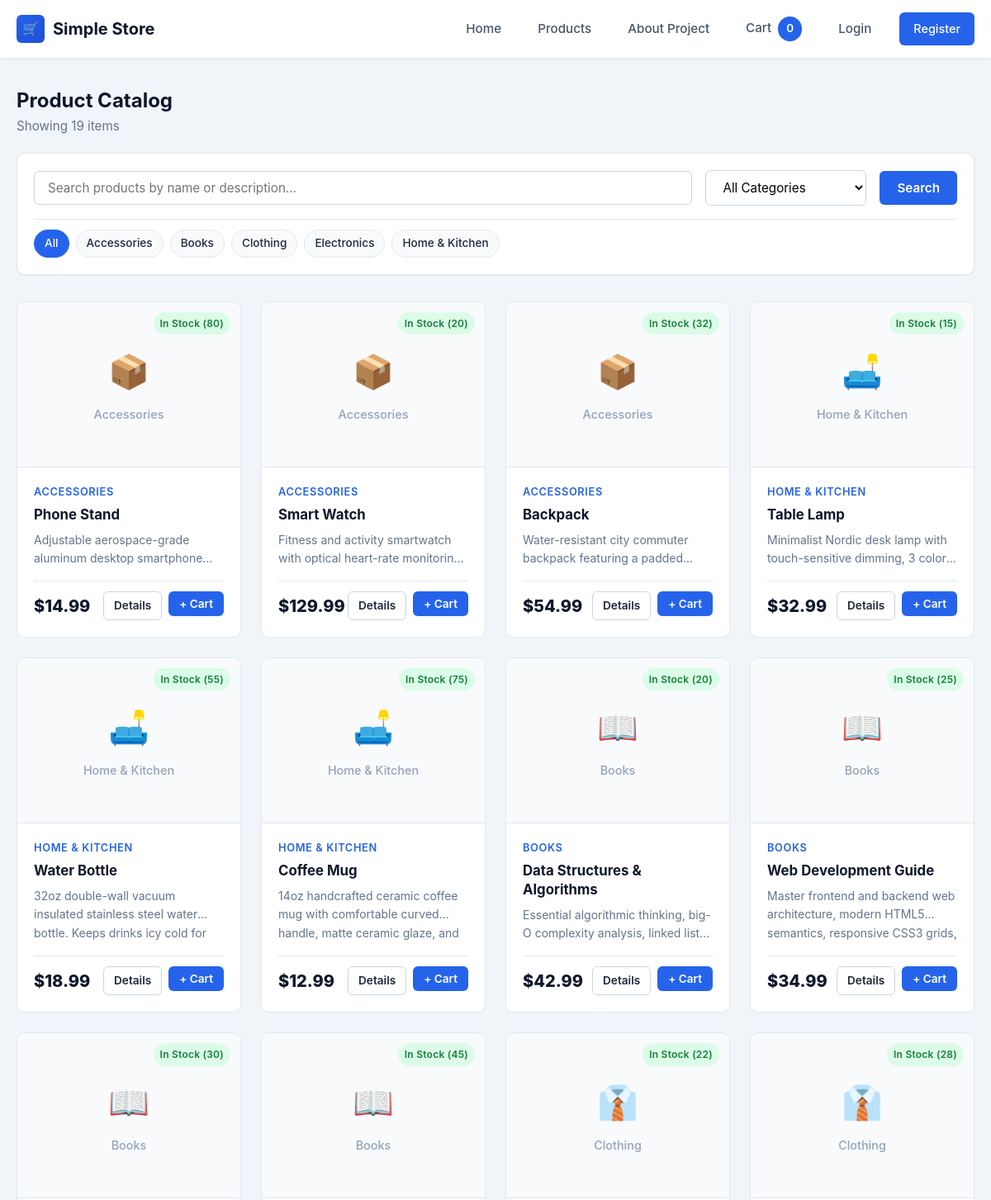
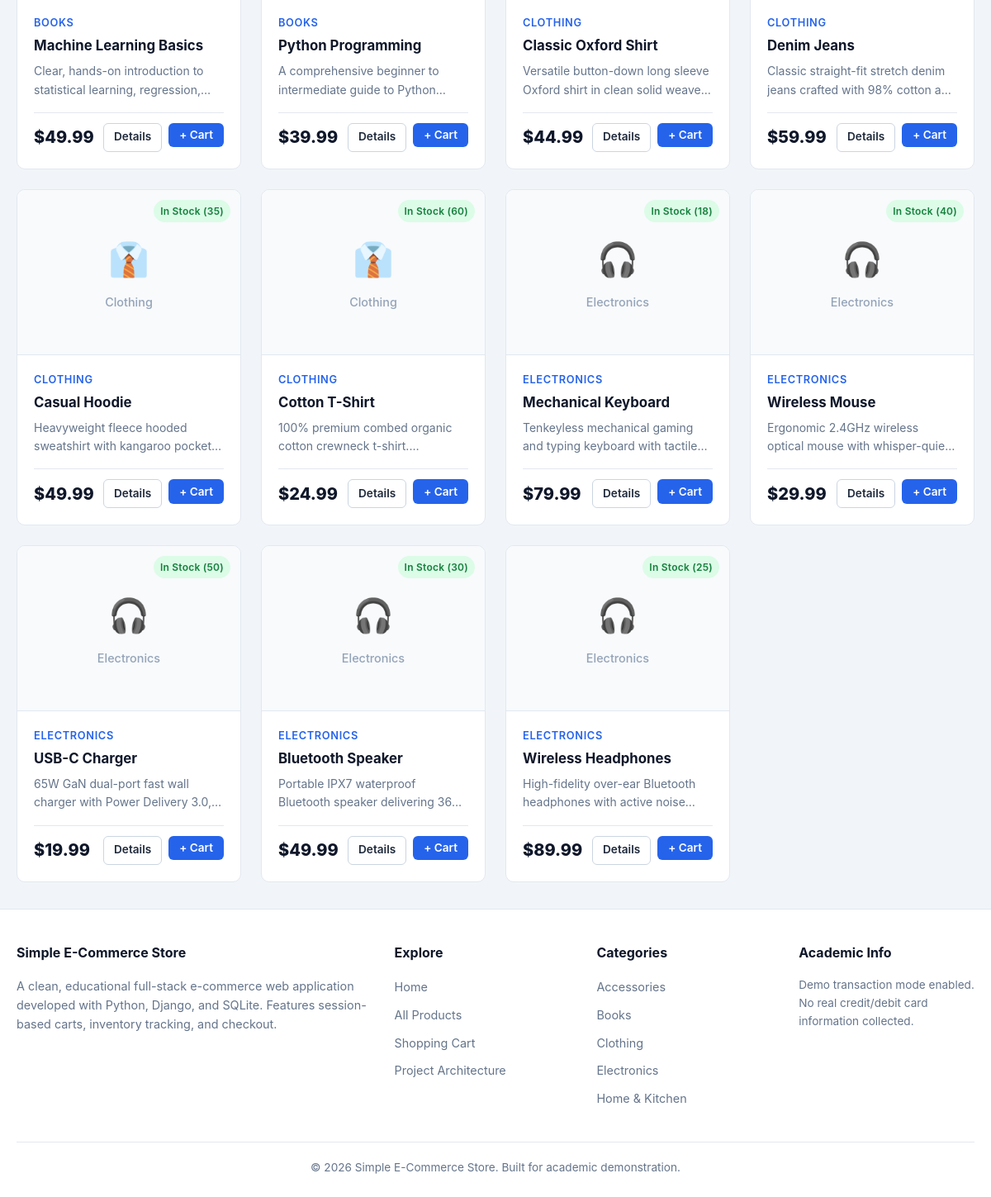
Screenshot of /products/ with the database file from the repository (2 pictures, top to bottom).
### store/models.py (models this page shows, shortened)
class Category(models.Model):
    name = models.CharField(max_length=100, unique=True)
    slug = models.SlugField(max_length=120, unique=True, blank=True)
    description = models.TextField(blank=True)
    created_at = models.DateTimeField(auto_now_add=True)
    class Meta:
        verbose_name = 'category'
        verbose_name_plural = 'categories'
        ordering = ['name']

class Product(models.Model):
    name = models.CharField(max_length=200)
    slug = models.SlugField(max_length=220, unique=True, blank=True)
    category = models.ForeignKey(Category, on_delete=models.CASCADE, related_name='products')
    description = models.TextField()
    price = models.DecimalField(
        max_digits=10,
        decimal_places=2,
        validators=[MinValueValidator(Decimal('0.01'))]
    )
    stock = models.PositiveIntegerField(default=0)
    image = models.ImageField(upload_to='products/', blank=True, null=True)
    is_available = models.BooleanField(default=True)
    created_at = models.DateTimeField(auto_now_add=True)
    updated_at = models.DateTimeField(auto_now=True)
    class Meta:
        ordering = ['-created_at']
    def get_absolute_url(self):
        return reverse('store:product_detail', args=[self.slug])
    @property
    def in_stock(self):
        return self.is_available and self.stock > 0

### store/views.py (the view)
# urls.py: path('products/', views.product_list, name='product_list'),
def product_list(request):
    category_slug = request.GET.get('category', '').strip()
    search_query = request.GET.get('q', '').strip()
    products = Product.objects.filter(is_available=True)
    selected_category = None
    if category_slug:
        selected_category = get_object_or_404(Category, slug=category_slug)
        products = products.filter(category=selected_category)
    if search_query:
        products = products.filter(
            Q(name__icontains=search_query) | Q(description__icontains=search_query)
        )
    categories = Category.objects.all()
    return render(request, 'product_list.html', {
        'products': products,
        'categories': categories,
        'selected_category': selected_category,
        'search_query': search_query,
        'total_count': products.count(),
    })

### store/cart.py (called while the page is built, shortened)
    def __iter__(self):
        product_ids = [int(pid) for pid in self.cart.keys() if pid.isdigit()]
        products = Product.objects.filter(id__in=product_ids)
        product_map = {p.id: p for p in products}

    def __len__(self):
        return sum(qty for qty in self.cart.values() if isinstance(qty, int))

    def get_total_price(self):
        total = Decimal('0.00')
        for item in self:
            total += item['total_price']
        return total

### store/context_processors.py (called while the page is built)
def cart_context(request):
    cart = Cart(request)
    return {
        'cart': cart,
        'cart_total_items': len(cart),
        'cart_total_price': cart.get_total_price(),
        'all_categories': Category.objects.all(),
    }

### templates/product_list.html (shortened to what this page needs)
{% extends 'base.html' %}
{% block content %}
<div class="container">
  <div class="section-header" style="margin-bottom: 1.25rem;">
    <div>
      <h1 class="section-title">
        {% if selected_category %}
          {{ selected_category.name }}
        {% elif search_query %}
          Search: "{{ search_query }}"
        {% else %}
          Product Catalog
        {% endif %}
      </h1>
      <p style="color: var(--color-text-muted); font-size: 0.95rem;">
        Showing {{ total_count }} item{{ total_count|pluralize }}
      </p>
    </div>
  </div>
  <div class="filter-bar-card" id="filterBar">
    <form action="{% url 'store:product_list' %}" method="get" class="filter-form">
      <div class="search-input-group">
        <input
          type="text"
          name="q"
          placeholder="Search products by name or description..."
          value="{{ search_query }}"
          class="search-input"
          id="searchInput"
        >
      </div>
      <select name="category" class="category-select" id="categorySelect" onchange="this.form.submit()">
        <option value="">All Categories</option>
      </select>
      <button type="submit" class="btn btn-primary">Search</button>
    </form>
    <div class="category-pills">
      <a href="{% url 'store:product_list' %}{% if search_query %}?q={{ search_query }}{% endif %}"
         class="pill-link {% if not selected_category %}active{% endif %}">
        All
      </a>
      {% for cat in categories %}
        <a href="{% url 'store:product_list' %}?category={{ cat.slug }}{% if search_query %}&q={{ search_query }}{% endif %}"
           class="pill-link {% if selected_category and selected_category.slug == cat.slug %}active{% endif %}">
          {{ cat.name }}
        </a>
      {% endfor %}
    </div>
  </div>
  <div class="product-grid" id="productGrid">
    {% for product in products %}
      <div class="product-card" id="productCard-{{ product.id }}">
        <div class="product-media">
          {% if product.image %}
            <img src="{{ product.image.url }}" alt="{{ product.name }}" class="product-img">
          {% else %}
            <div class="product-placeholder-icon">
              <span style="font-size: 2.5rem;">
                {% if product.category.name == 'Electronics' %}🎧
                {% elif product.category.name == 'Clothing' %}👔
                {% elif product.category.name == 'Books' %}📖
                {% elif product.category.name == 'Home & Kitchen' %}🛋️
                {% else %}📦
                {% endif %}
              </span>
              <span>{{ product.category.name }}</span>
            </div>
          {% endif %}
          {% if product.in_stock %}
            <span class="product-badge badge-in-stock">In Stock ({{ product.stock }})</span>
          {% else %}
            <span class="product-badge badge-out-of-stock">Out of Stock</span>
          {% endif %}
        </div>
        <div class="product-body">
          <span class="product-category-tag">{{ product.category.name }}</span>
          <h3 class="product-title">
            <a href="{{ product.get_absolute_url }}">{{ product.name }}</a>
          </h3>
          <p class="product-desc-excerpt">{{ product.description }}</p>
          <div class="product-footer">
            <span class="product-price">${{ product.price }}</span>
            <div class="product-actions">
              <a href="{{ product.get_absolute_url }}" class="btn btn-outline btn-sm">Details</a>
              {% if product.in_stock %}
                <form action="{% url 'store:cart_add' product.id %}" method="post" style="display: inline;">
                  <button type="submit" class="btn btn-primary btn-sm" title="Add 1 to Cart">+ Cart</button>
                </form>
              {% else %}
                <button class="btn btn-outline btn-sm" disabled>Sold Out</button>
              {% endif %}
            </div>
          </div>
        </div>
      </div>
    {% endfor %}
  </div>
</div>
{% endblock %}

### templates/base.html (shortened to what this page needs)
{% load static %}
<!DOCTYPE html>
<html lang="en">
<head>
  <link rel="stylesheet" href="{% static 'css/style.css' %}">
</head>
<body>
  <header class="site-header" id="siteHeader">
    <div class="header-container">
      <a href="{% url 'store:home' %}" class="brand-logo" id="brandLogo">
        <div class="brand-icon">🛒</div>
        <span>Simple Store</span>
      </a>
      <nav class="main-nav" id="mainNav">
        <a href="{% url 'store:home' %}" class="nav-link" id="navHome">Home</a>
        <a href="{% url 'store:product_list' %}" class="nav-link" id="navProducts">Products</a>
        <a href="{% url 'store:about' %}" class="nav-link" id="navAbout">About Project</a>
        <a href="{% url 'store:cart_detail' %}" class="nav-link" id="navCart">
          Cart <span class="nav-cart-badge" id="cartBadge">{{ cart_total_items }}</span>
        </a>
        {% if user.is_authenticated %}
          <a href="{% url 'store:order_list' %}" class="nav-link" id="navOrders">My Orders</a>
          <a href="{% url 'store:profile' %}" class="nav-link" id="navProfile">Profile</a>
          <span class="nav-user-greeting">Hi, {{ user.first_name|default:user.username }}</span>
          <a href="{% url 'store:logout' %}" class="nav-btn nav-btn-outline" id="navLogout">Logout</a>
        {% else %}
          <a href="{% url 'store:login' %}" class="nav-link" id="navLogin">Login</a>
          <a href="{% url 'store:register' %}" class="nav-btn nav-btn-primary" id="navRegister">Register</a>
        {% endif %}
      </nav>
    </div>
  </header>
  <main class="main-wrapper" id="mainContent">
    {% block content %}{% endblock %}
  </main>
  <footer class="site-footer" id="siteFooter">
    <div class="container">
      <div class="footer-grid">
        <div class="footer-col">
          <h4>Simple E-Commerce Store</h4>
          <p>
            A clean, educational full-stack e-commerce web application developed with Python,
            Django, and SQLite. Features session-based carts, inventory tracking, and checkout.
          </p>
        </div>
        <div class="footer-col">
          <h4>Explore</h4>
          <ul class="footer-links">
            <li><a href="{% url 'store:home' %}">Home</a></li>
            <li><a href="{% url 'store:product_list' %}">All Products</a></li>
            <li><a href="{% url 'store:cart_detail' %}">Shopping Cart</a></li>
            <li><a href="{% url 'store:about' %}">Project Architecture</a></li>
          </ul>
        </div>
        <div class="footer-col">
          <h4>Categories</h4>
          <ul class="footer-links">
            {% for cat in all_categories|slice:":5" %}
              <li><a href="{% url 'store:product_list' %}?category={{ cat.slug }}">{{ cat.name }}</a></li>
            {% empty %}
              <li><span>Electronics</span></li>
              <li><span>Clothing</span></li>
              <li><span>Books</span></li>
            {% endfor %}
          </ul>
        </div>
        <div class="footer-col">
          <h4>Academic Info</h4>
          <p style="font-size: 0.85rem; color: var(--color-text-muted);">
            Demo transaction mode enabled. No real credit/debit card information collected.
          </p>
        </div>
      </div>
      <div class="footer-bottom">
        <p>&copy; 2026 Simple E-Commerce Store. Built for academic demonstration.</p>
      </div>
    </div>
  </footer>
</body>
</html>

### rows the page displays
Category: name "Accessories"
Category: name "Books"
Category: name "Clothing"
Category: name "Electronics"
Category: name "Home & Kitchen"
Product: category.name "Accessories", stock "80", category.name "ACCESSORIES", name "Phone Stand", description "Adjustable aerospace-grade aluminum desktop…", price "14.99"
Product: category.name "Accessories", stock "20", category.name "ACCESSORIES", name "Smart Watch", description "Fitness and activity smartwatch with optical heart-rate…", price "129.99"
Product: category.name "Accessories", stock "32", category.name "ACCESSORIES", name "Backpack", description "Water-resistant city commuter backpack featuring a…", price "54.99"
Product: category.name "Home & Kitchen", stock "15", category.name "HOME & KITCHEN", name "Table Lamp", description "Minimalist Nordic desk lamp with touch-sensitive dimming, 3…", price "32.99"
Product: category.name "Home & Kitchen", stock "55", category.name "HOME & KITCHEN", name "Water Bottle", description "32oz double-wall vacuum insulated stainless steel water bottle. Keeps drinks icy cold…", price "18.99"
Product: category.name "Home & Kitchen", stock "75", category.name "HOME & KITCHEN", name "Coffee Mug", description "14oz handcrafted ceramic coffee mug with comfortable curved handle, matte ceramic glaze,…", price "12.99"
Product: category.name "Books", stock "20", category.name "BOOKS", name "Data Structures & Algorithms", description "Essential algorithmic thinking, big-O complexity analysis, linked…", price "42.99"
Product: category.name "Books", stock "25", category.name "BOOKS", name "Web Development Guide", description "Master frontend and backend web architecture, modern HTML5 semantics, responsive CSS3…", price "34.99"
Product: category.name "Books", stock "30", category.name "BOOKS", name "Machine Learning Basics", description "Clear, hands-on introduction to statistical learning,…", price "49.99"
Product: category.name "Books", stock "45", category.name "BOOKS", name "Python Programming", description "A comprehensive beginner to intermediate guide to…", price "39.99"
Product: category.name "Clothing", stock "22", category.name "CLOTHING", name "Classic Oxford Shirt", description "Versatile button-down long sleeve Oxford shirt in clean solid…", price "44.99"
Product: category.name "Clothing", stock "28", category.name "CLOTHING", name "Denim Jeans", description "Classic straight-fit stretch denim jeans crafted with 98% cotton…", price "59.99"
Product: category.name "Clothing", stock "35", category.name "CLOTHING", name "Casual Hoodie", description "Heavyweight fleece hooded sweatshirt with kangaroo…", price "49.99"
Product: category.name "Clothing", stock "60", category.name "CLOTHING", name "Cotton T-Shirt", description "100% premium combed organic cotton crewneck…", price "24.99"
Product: category.name "Electronics", stock "18", category.name "ELECTRONICS", name "Mechanical Keyboard", description "Tenkeyless mechanical gaming and typing keyboard with…", price "79.99"
Product: category.name "Electronics", stock "40", category.name "ELECTRONICS", name "Wireless Mouse", description "Ergonomic 2.4GHz wireless optical mouse with…", price "29.99"
Product: category.name "Electronics", stock "50", category.name "ELECTRONICS", name "USB-C Charger", description "65W GaN dual-port fast wall charger with Power Delivery…", price "19.99"
Product: category.name "Electronics", stock "30", category.name "ELECTRONICS", name "Bluetooth Speaker", description "Portable IPX7 waterproof Bluetooth speaker…", price "49.99"
Product: category.name "Electronics", stock "25", category.name "ELECTRONICS", name "Wireless Headphones", description "High-fidelity over-ear Bluetooth headphones with active…", price "89.99"

### other values shown
{{ cart_total_items }} "0"
{{ total_count }} "19"
